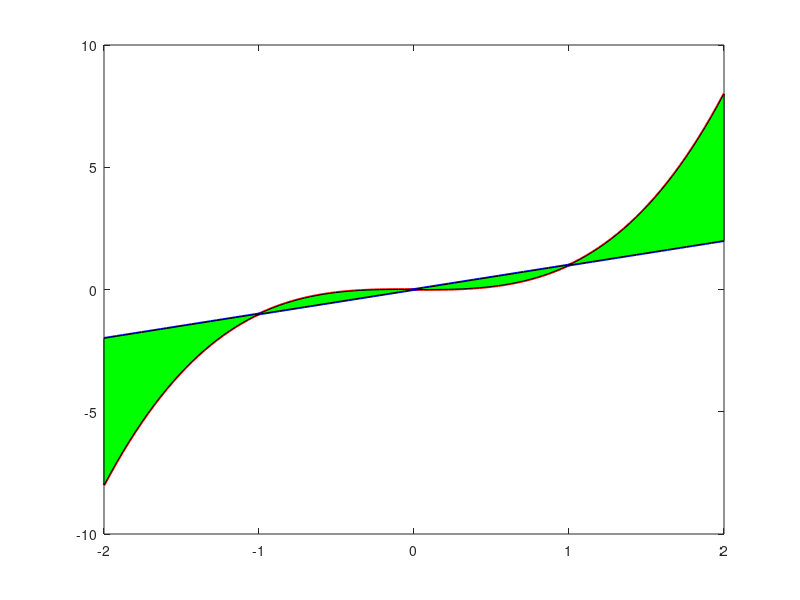

The MATLAB source for this figure:
%% Lesson 8 = 30/03/2021; Convolution

%% 'same' convolution and 'default' convolution
% graphic display of signal, kernel and conv 
clear

X = [0 2 1 1 -1 7 -2 -3 8 1 -1 2 -3 4];
K = [1 1 -2];

% Using build in function
ConvXK = conv(X,K);
ConvXKB = conv(X,K,'same'); %yellow part has the same length as signal

subplot(311)
plot(2:15,X,'bo-')
xlim([0 17])

subplot(312)
plot(K,'ro-')
xlim([0 17])

subplot(313)
plot(ConvXK,'ko-')
hold on
plot(2:15,ConvXKB,'yo-')
hold off
xlim([0 17])

%% Application example: moving average
% moving average is taking the sum of a sequence
% of n values and dividing by n and doing this by
% moving the points always adding one at the
% leading end of the sequence and taking one at
% the trailing end of the sequence

clf

srate = 1000;
dt = 1/srate;
t = dt:dt:2;

% random signal (noise)
LFP = randn(size(t));

subplot(311)
plot(t,LFP)
xlabel('time (s)')

% ordem = #points in kernel
ordem = 25;
% moving average
% Constant Kernel has zero centered half gaussian 
% frequency spectrum. Therefore a low filter (low
% pass)   
K = ones(1,ordem)/ordem;

% Convol = conv(LFP,K);
Convol = conv(LFP,K,'same');

hold on
plot(t,Convol,'k-','linew',3)
hold off
legend('signal', 'conv')

subplot(312)
[Pxx, F] = pwelch(LFP,length(LFP),[],2^16,srate);
hold off
plot(F,Pxx)
xlim([0 500])
ylim([0 0.02])
xlabel('freq (hz)')


subplot(313)
[Pcc, F] = pwelch(Convol,length(Convol),[],2^16,srate);
hold off
plot(F,Pcc)
xlim([0 500])
ylim([0 0.02])
xlabel('freq (hz)')



%% Power Spectrum
% Power Spectrum with the same window length

% the larger the size of the K, the more localized is its power 
K = ones(1,50);

subplot(311)
[Pxx, F] = pwelch(LFP,length(K),[],2^16,srate);
plot(F,Pxx)
xlim([0 500])
xlabel('freq (hz)')
ylabel('Pxx')

subplot(312)
[Pkk, F] = pwelch(K,length(K),[],2^16,srate);
plot(F,Pkk)
xlim([0 500])
xlabel('freq (hz)')
ylabel('Pkk')

subplot(313)
Pcc = Pxx.*Pkk;
plot(F,Pcc)
xlim([0 500])
xlabel('freq (hz)')
ylabel('Pcc')


%% Shows the edge effect and its size depending on the order 

% clf
srate = 1000; dt = 1/srate; t = dt:dt:2;

% LFP = randn(size(t));
LFP(500:1500) = LFP(500:1500) + 30*exp(-t(500:1500));

% THE SIZE OF THE EDGE EFFECT DEPENDS ON THE SIZE OF THE KERNELL
% does kernel size influence angle shift? Why 90 degrees? 
ordem = 200;
K = ones(1,ordem)/ordem;

Convol = conv(LFP,K,'same');

subplot(111)
plot(t,LFP)
hold on
plot(t,Convol,'r-','linew',3)
plot([0.2 0.2],[-5 20],'r--','linew',2)
hold off

xlabel('time (s)')

%% Powers: Pxx, Pkk, Pxx.*Pkk
% conv in time equals multiplication in frequency
%%% Why does the filter work? P q ff = 10 filter f = 40? 
clf, clear, clc

% setup
srate = 1000;
dt = 1/srate;
t = dt:dt:1;

LFP = sin(2*pi*10*t)+1.5*sin(2*pi*5*t)+0.5*sin(2*pi*40*t);
LFP = LFP + randn(size(t));

% Changing the order from 200 to 500 shows the multiplication effect 
order = 100;
K = sin(2*pi*40*t(1:order));
norm = sum(K.^2); % to avoid adding or removing energy

subplot(311)
[Pxx, F] = pwelch(LFP,length(LFP),[],2^16,srate);
plot(F,Pxx)
xlim([0 50])
xlabel('freq (hz)')
ylabel('Pxx')

subplot(312)
[Pkk, F] = pwelch(K/norm,length(K),[],2^16,srate);
plot(F,Pkk)
xlim([0 50])
xlabel('freq (hz)')
ylabel('Pkk')

subplot(313)
plot(F,Pkk.*Pxx)
xlim([0 50])
xlabel('freq (hz)')
ylabel('Power convol')


%% Show Kernel walking on signal generating convolution result

figure(1)
LFP= sin(2*pi*10*t);
LFP = LFP + 0.3*randn(size(t));
% padding with zeros
LFP = [zeros(1,order) LFP zeros(1,order)];
t = (1:length(LFP))*dt;

for j = 0:2:length(LFP)-order
    
subplot(211)
plot(t,LFP)
hold on
plot(t((1:order)+j),K(order:-1:1),'r-','linew',2)
hold off
ylim([-4 4])

subplot(212)

plot(t(order/2+j),sum(K(order:-1:1).*LFP((1:order)+j))/norm,'ko')
hold on
xlim([0 t(end)])
ylim([- 4 4])
pause(0.001)
end

%% Eliminating convolution phase shifts
% convolution causes 90o phase shift conv why 90o
% phase shift conv? 
% why do you have to normalize by sum(k.^2) by
% energy? how much does the order influence?  

srate = 1000; dt = 1/srate; t = dt:dt:2;
LFP = sin(2*pi*8*t)+0.5*sin(2*pi*20*t);

order = 500;
K = sin(2*pi*8*t(1:order));
norm = sum(K.^2); % to avoid adding or removing energy

Convol = conv(LFP,K/norm,'same');

% to avoid phase shifts, convolve the 
% convolution with the inverted kernell
Convol2 = conv(Convol,K(end:-1:1)/norm,'same');

subplot(411)
hold on
plot(t,LFP,'r-')
hold off

[Pxx, ~] = pwelch(LFP, length(K), [], 2^14, srate);
[Pkk, F] = pwelch(K, length(K), [], 2^14, srate);
subplot(412)
plot(F,Pxx/sum(Pxx))
hold on
plot(F,Pkk/sum(Pkk))
hold off
xlim([0 25])

subplot(4,1,[3 4])
plot(t, LFP,'k-')
hold on
plot(t,Convol,'r-')
plot(t,Convol2,'g-')
hold off

%% Studying the 90th shift
% The shift happens because when the tip of the K
% starts to leave the zero pad section the
% convolution point (in the middle of the K)
% starts to raise order/2 before (pi)    

clf, clear
srate = 1000; dt = 1/srate; t = dt:dt:0.5;

order = 100;
K = sin(2*pi*10*t(1:order));
norm = sum(K.^2); % to avoid adding or removing energy

LFP= sin(2*pi*10*t);;
% padding with zeros
LFP = [zeros(1,order) LFP zeros(1,order)];
t = (1:length(LFP))*dt;


figure(1)
for j = 0:2:length(LFP)-order
    
subplot(211)
plot(t,LFP)
hold on
plot(t((1:order)+j),K(order:-1:1),'k-','linew',2)
plot(t(order/2+j),sum(K(order:-1:1).*LFP((1:order)+j))/norm, 'ko')
% write code that indicates the point-to-point
% value of the product K(.)*LFP(.)  
hold off
ylim([-4 4])

subplot(212)

plot(t(order/2+j),sum(K(order:-1:1).*LFP((1:order)+j))/norm, 'ko')
hold on
xlim([0 t(end)])
ylim([- 4 4])
pause
end

%% stain the area between 2 functions matlab

clear, clf
x = linspace(-2,2);
curve1 = x.^3;
curve2 = x;
plot(x, curve1, 'r', 'LineWidth', 2);
hold on;
plot(x, curve2, 'b', 'LineWidth', 2);
x2 = [x, fliplr(x)];
inBetween = [curve1, fliplr(curve2)];
fill(x2, inBetween, 'g');






















